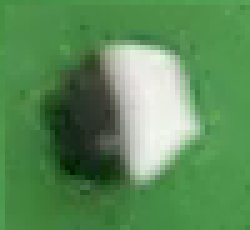
#> input picture template/templateRGB_Black.png, 50 x 46 px (shown 5 times larger); the run also reads 1 picture not shown here
$ jupyter execute wavelet.ipynb   (older library calls are emulated)
#> lines starting #> are read from the running program, lines starting #| are printed output that depends on the picture; long printed decimals are rounded
#> in compare, template_test is the input picture: shape (46, 50, 3); mean B, G, R 88.5, 140.5, 90.8
[cell 1]
import matplotlib.pyplot as plt
import cv2
import numpy as np
import math

[cell 2]
def middle(box):
    """_summary_

    Args:
        box (array): box

    Returns:
        int: middle of the box
    """
    return [box[0]+(box[2]//2),box[1]+(box[3]//2)]

######################################################################################################

def decomp_row(row,size):
    """ decomposition of a row for the wavelet transform

    Args:
        row (array): row
        size (int): biggest power of 2 that contain the frame

    Returns:
        array: row decomposed
    """
    row=row/math.sqrt(2)
    while size>1:
        size=size//2
        for i in range(size):
            A=row[2*i]
            B=row[2*i+1]
            row[i],row[size+i]=(A+B)/math.sqrt(2),(A-B)/math.sqrt(2)
    return row

######################################################################################################

def decomp_2D(img,size):
    """ decomp all the rows of a 2D array
    Args:
        img (array): 2D frame
        size (int): biggest power of 2 that contain the frame

    Returns:
        array: img decomposed
    """
    for i in range(size):
        img[i,:]=decomp_row(img[i,:],i)
    return img

######################################################################################################

def decomp_RGB(img,size):
    """ decomp of a RGB array

    Args:
        img (array): RGB array
        size (int): biggest power of 2 that contain the frame

    Returns:
        array: img decomposed
    """
    for i in range(3):
        img[:,:,i]=np.transpose(decomp_2D(img[:,:,i],size))
        img[:,:,i]=np.transpose(decomp_2D(img[:,:,i],size))
    return img

######################################################################################################

def Wavelet(img):
    """ wavelet Haar transform of a RGB frame

    Args:
        img (array): RGB frame

    Returns:
        array: wavelet transform
    """
    img= cv2.cvtColor(img,cv2.COLOR_BGR2HSV)
#> img: shape (46, 50, 3); mean H, S, V 55.7, 103.2, 140.5
    img=img.astype(np.float)
#> img: shape (46, 50, 3) float64; mean H, S, V 55.7, 103.2, 140.5

    n=min(img.shape[0],img.shape[1])
#> n = 46

    size = 1
    while size < n: size *=2
#> after the loop, size = 64
    size//=2
#> size = 32

    middle_x=img.shape[0]//2
#> middle_x = 23
    middle_y=img.shape[1]//2
#> middle_y = 25

    resized=img[middle_x-(size//2):middle_x+(size//2),middle_y-(size//2):middle_y+(size//2),:]
#> resized: shape (32, 32, 3) float64; mean H, S, V 51.3, 76, 140.9
    #resized = cv2.resize(img,(64,64))

    res=decomp_RGB(resized,size)
#> after the loop in decomp_RGB, `for i in range(3):`: img: shape (32, 32, 3) float64; mean H, S, V 9.9, 19.9, 20.8

    return res

[cell 3]
def compare(file1,file2):
    fig = plt.figure(figsize=(10, 7))

    template_test = cv2.imread('template/templateRGB_Black.png')
    template_test = cv2.imread(file1)
    waveletT=Wavelet(template_test)
    print(waveletT.shape)
#| (32, 32, 3)
    fig.add_subplot(1,2,1)
    plt.imshow(waveletT)


    template_test = cv2.imread('template/templateGoal.png')
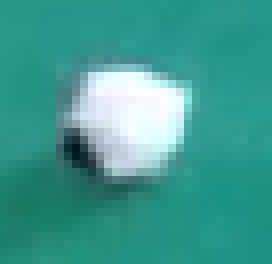
#> input picture template/templateGoal.png, 34 x 33 px (shown 8 times larger)
#> template_test is the input picture: shape (33, 34, 3); mean B, G, R 145.1, 154.9, 63
    template_test = cv2.imread(file2)
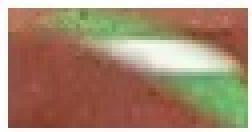
#> input picture template/object2.jpg, 63 x 33 px (shown 4 times larger)
#> template_test is the input picture: shape (33, 63, 3); mean B, G, R 113.1, 137.5, 165.7
    wavelet=Wavelet(template_test)
#> in Wavelet (call 2), `img= cv2.cvtColor(img,cv2.COLOR_BGR2HSV)`: img: shape (33, 63, 3); mean H, S, V 22.1, 98.9, 172.1
#> in Wavelet (call 2), `img=img.astype(np.float)`: img: shape (33, 63, 3) float64; mean H, S, V 22.1, 98.9, 172.1
#> in Wavelet (call 2), `resized=img[middle_x-(size//2):middle_x+(size//2),middle_y-(size//2):m..`: resized: shape (32, 32, 3) float64; mean H, S, V 20.1, 101.5, 166.2
#> after the loop in decomp_RGB (call 2), `for i in range(3):`: img: shape (32, 32, 3) float64; mean H, S, V 4.1, 16.4, 28.7
    print(wavelet.shape)
#| (32, 32, 3)
    fig.add_subplot(1,2,2)
    plt.imshow(wavelet)

    plt.show()
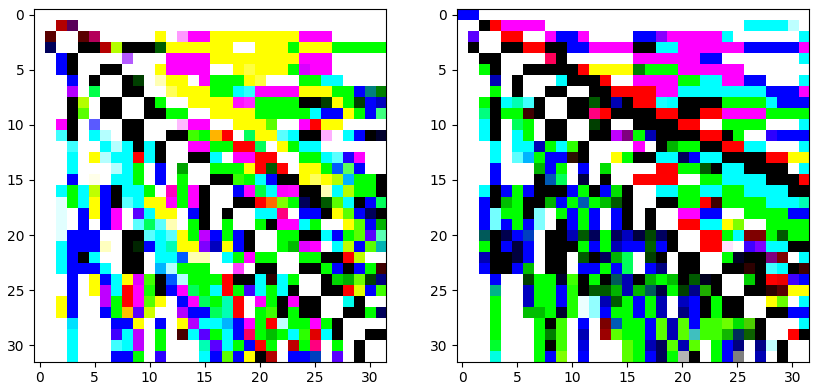
#> figure drawn by matplotlib, 2 panels

    print(waveletT[0,0,0])
#| 29.500
    print(waveletT[1,0,0])
#| 29.500
    print(waveletT[0,1,0])
#| 30.000
    print(waveletT[1,1,0])
#| 29.000

    print("---------------------------------------------------------------------------------------------")

    print(waveletT[:2,:2,:],"\n------\n",wavelet[:2,:2,:])
#| [[[29.5 61.  70. ]
#|   [30.  61.  70. ]]
#|  [[29.5 61.5 69.5]
#|   [29.  64.  70. ]]]
#| ------
#|  [[[  0.    0.  127.5]
#|   [  0.    0.  127. ]]
#|  [[ 15.    6.  127.5]
#|   [ 15.    6.  127.5]]]
    print("\n------\n",np.sum(cv2.absdiff(waveletT[:2,:2,:2],wavelet[:2,:2,:2]))/3)
#| ------
#|  107.833
    print("---------------------------------------------------------------------------------------------")

print("\nvery blurry")
compare('template/templateRGB_both.png','template/object2.jpg')
